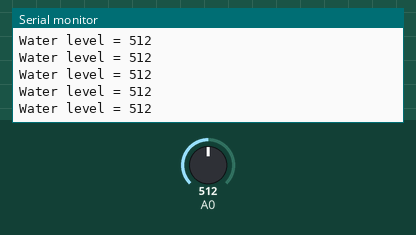
This sketch was run on a simulated Arduino Uno, built with avr-gcc and run on an emulated ATmega328P. On the bench: the last lines printed to the serial monitor. The inputs (shaded band) are chosen by the test bench; at power-on: A0 = 512.

Above: at 1.2 s.
1.3 s: A0 set to 987
At 2.4 s:
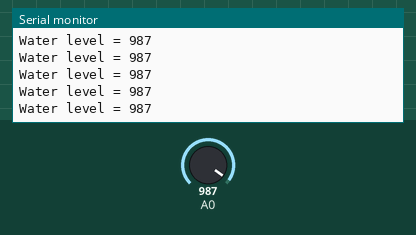
4.3 s: A0 set to 1018
At 5.1 s:
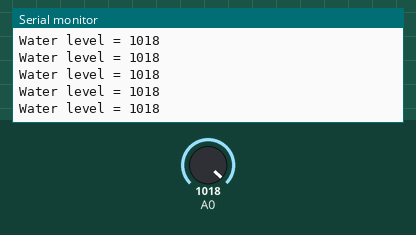
16.3 s: A0 set to 8
At 17.2 s:
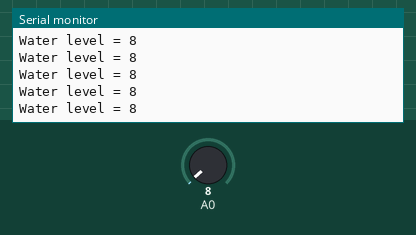
17.8 s: A0 set to 11
At 18.9 s:
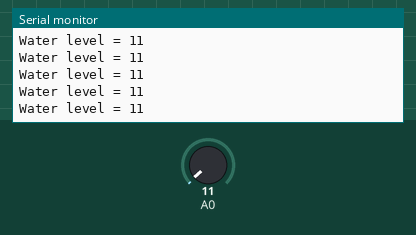
Timing chart, 0 to 20.8 s (numbered marks = the images above; inputs shaded):
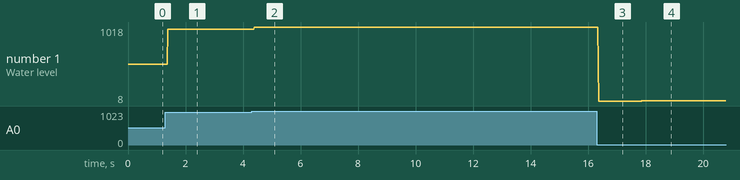

The sketch:

Water_sensor.ino
```cpp
void setup() {
  Serial.begin(9600);
}

void loop() {
  int a = analogRead(A0);
  Serial.print("Water level = ");
  Serial.println(a);
}
```

Measured:
- after the input at 1.3 s, the serial monitor: prints a new line after 0.08 s (image 1)
- after the input at 4.3 s, the serial monitor: prints a new line after 0.09 s (image 2)
- after the input at 16.3 s, the serial monitor: prints a new line after 0.07 s (image 3)
- after the input at 17.8 s, the serial monitor: prints a new line after 0.07 s (image 4)
- plotted number 1: 512 → 987 after the input at 1.3 s, 987 → 1018 after the input at 4.3 s, 1018 → 8 after the input at 16.3 s, 8 → 11 after the input at 17.8 s
